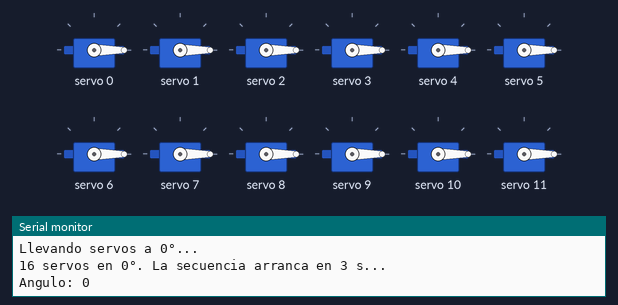
The sketch below on a simulated ESP32. Shown: 12 × servo, the last lines printed to the serial monitor.

Above: at 6.45 s.
At 7.55 s:
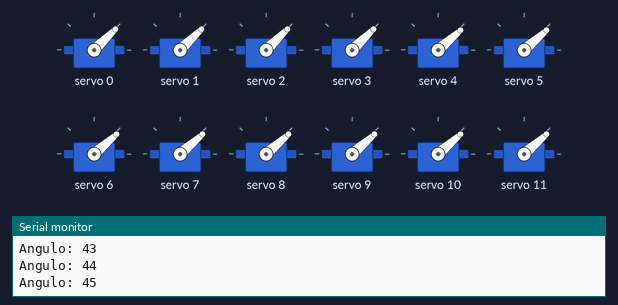
At 8.7 s:
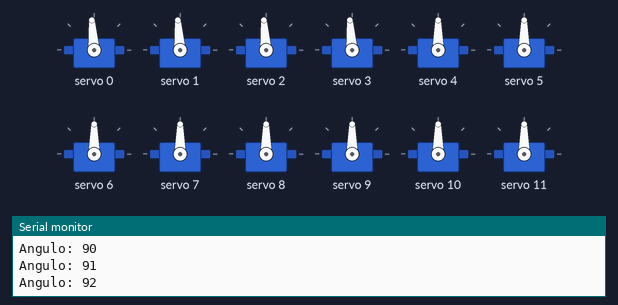
At 10.95 s:
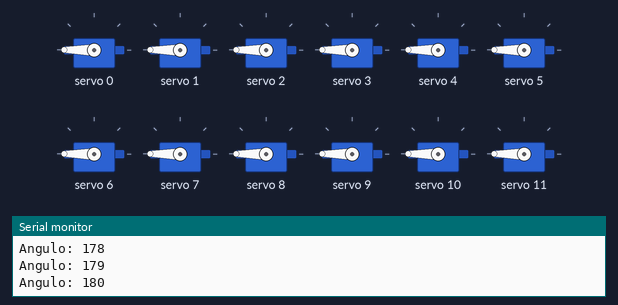
At 13.2 s:
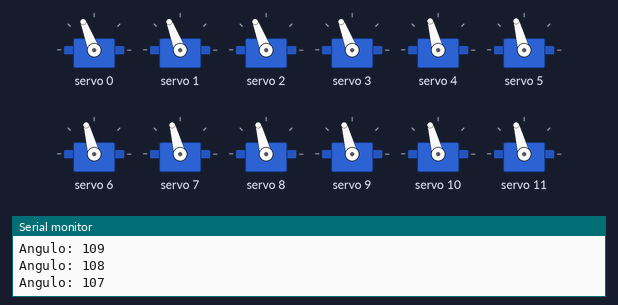
At 15.45 s:
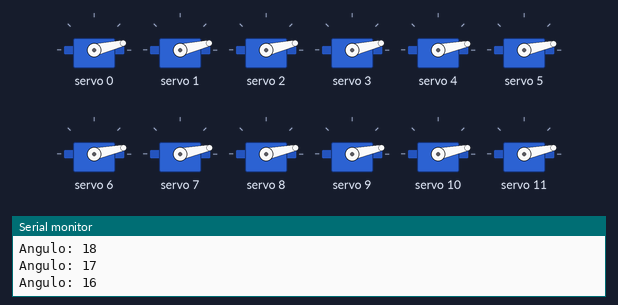
Timing chart, 0 to 19.3 s (numbered marks = the images above):
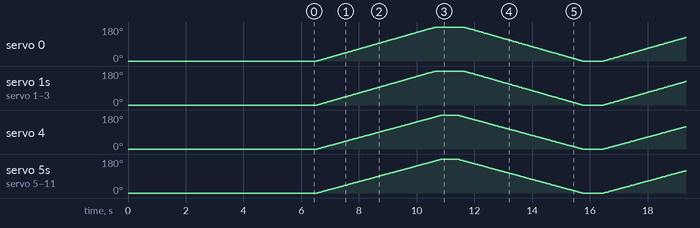

The sketch:

Servomotores_mano_robot.ino
```cpp
#include <Wire.h>
#include <Adafruit_PWMServoDriver.h>

Adafruit_PWMServoDriver pca9685 = Adafruit_PWMServoDriver(0x40);

// =====================================================
// ASIGNACIÓN DE CANALES (0 a 15 del PCA9685)
// =====================================================

// MG92B Tower Pro -> canales 0 a 3
const int CANALES_MG92B[] = {0, 1, 2, 3};
const int CANT_MG92B = 4;

// MG90S -> canales 4 a 13
const int CANALES_MG90S[] = {4, 5, 6, 7, 8, 9, 10, 11, 12, 13};
const int CANT_MG90S = 10;

// DS3225 -> canales 14 y 15
const int CANALES_DS3225[] = {14, 15};
const int CANT_DS3225 = 2;

// =====================================================
// RANGOS DE PULSO POR MODELO (en microsegundos)
// =====================================================

const int MG92B_MIN_US  = 500;
const int MG92B_MAX_US  = 2500;

const int MG90S_MIN_US  = 500;
const int MG90S_MAX_US  = 2400;

const int DS3225_MIN_US = 500;
const int DS3225_MAX_US = 2500;

// =====================================================
// CONVERSIÓN DE MICROSEGUNDOS A "TICKS" DEL PCA9685
// (a 50Hz, el período es de 20000us dividido en 4096 pasos)
// =====================================================

int usAticks(int microsegundos) {
  return (int)((long)microsegundos * 4096L / 20000L);
}

// =====================================================
// MOVER UN SERVO A UN ÁNGULO DADO, SEGÚN SU RANGO PROPIO
// =====================================================

void moverServo(int canal, int angulo, int pulsoMinUs, int pulsoMaxUs) {
  angulo = constrain(angulo, 0, 180);
  int pulsoUs = map(angulo, 0, 180, pulsoMinUs, pulsoMaxUs);
  pca9685.setPWM(canal, 0, usAticks(pulsoUs));
}

// =====================================================
// MOVER TODOS LOS SERVOS DE UN GRUPO AL MISMO ÁNGULO
// =====================================================

void moverGrupo(const int canales[], int cantidad, int angulo, int minUs, int maxUs) {
  for (int i = 0; i < cantidad; i++) {
    moverServo(canales[i], angulo, minUs, maxUs);
  }
}

// =====================================================
// SETUP
// =====================================================

void setup() {
  Serial.begin(115200);
  delay(1000);

  Wire.begin();  // SDA=21, SCL=22 (pines por defecto del ESP32 DevKit)

  pca9685.begin();
  pca9685.setPWMFreq(50);  // Todos los servos estándar trabajan a 50Hz

  delay(10);

  // Cero: lleva los servos a 0° de a uno, para no pedirle a la fuente
  // el pico de corriente de los 16 arrancando juntos
  Serial.println("Llevando servos a 0°...");
  for (int i = 0; i < CANT_MG92B; i++) {
    moverServo(CANALES_MG92B[i], 0, MG92B_MIN_US, MG92B_MAX_US);
    delay(150);
  }
  for (int i = 0; i < CANT_MG90S; i++) {
    moverServo(CANALES_MG90S[i], 0, MG90S_MIN_US, MG90S_MAX_US);
    delay(150);
  }
  for (int i = 0; i < CANT_DS3225; i++) {
    moverServo(CANALES_DS3225[i], 0, DS3225_MIN_US, DS3225_MAX_US);
    delay(150);
  }

  // Se quedan quietos en 0° antes de arrancar la secuencia
  Serial.println("16 servos en 0°. La secuencia arranca en 3 s...");
  delay(3000);
}

// =====================================================
// LOOP: barrido conjunto de 0° a 180° y vuelta
// =====================================================

void loop() {
  // Barrido de 0° a 180°
  for (int angulo = 0; angulo <= 180; angulo++) {
    moverGrupo(CANALES_MG92B, CANT_MG92B, angulo, MG92B_MIN_US, MG92B_MAX_US);
    moverGrupo(CANALES_MG90S, CANT_MG90S, angulo, MG90S_MIN_US, MG90S_MAX_US);
    moverGrupo(CANALES_DS3225, CANT_DS3225, angulo, DS3225_MIN_US, DS3225_MAX_US);

    Serial.print("Angulo: ");
    Serial.println(angulo);
    delay(15);
  }

  delay(500);

  // Barrido de vuelta, de 180° a 0°
  for (int angulo = 180; angulo >= 0; angulo--) {
    moverGrupo(CANALES_MG92B, CANT_MG92B, angulo, MG92B_MIN_US, MG92B_MAX_US);
    moverGrupo(CANALES_MG90S, CANT_MG90S, angulo, MG90S_MIN_US, MG90S_MAX_US);
    moverGrupo(CANALES_DS3225, CANT_DS3225, angulo, DS3225_MIN_US, DS3225_MAX_US);

    Serial.print("Angulo: ");
    Serial.println(angulo);
    delay(15);
  }

  delay(500);
}
```
